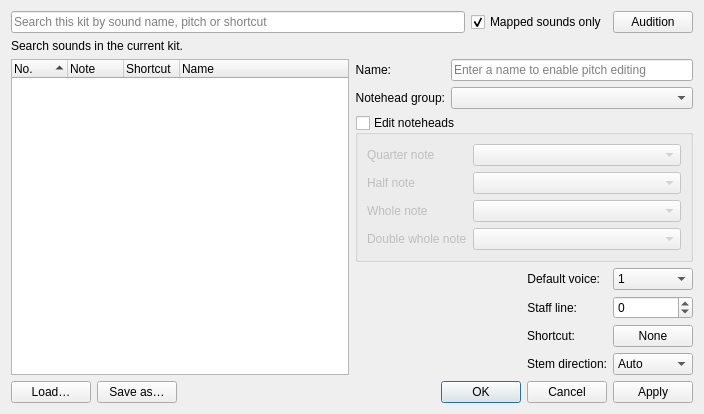
<?xml version="1.0" encoding="UTF-8"?>
<ui version="4.0">
 <class>CustomizeKitDialog</class>
 <widget class="QDialog" name="CustomizeKitDialog">
  <property name="geometry">
   <rect>
    <x>0</x>
    <y>0</y>
    <width>704</width>
    <height>396</height>
   </rect>
  </property>
  <property name="windowTitle">
   <string>Customize kit</string>
  </property>
  <layout class="QVBoxLayout" name="verticalLayout">
   <item>
    <layout class="QHBoxLayout" name="soundSearchRow">
     <item><widget class="QLineEdit" name="soundSearch"><property name="placeholderText"><string>Search this kit by sound name, pitch or shortcut</string></property><property name="clearButtonEnabled"><bool>true</bool></property><property name="accessibleName"><string>Search kit sounds</string></property></widget></item>
     <item><widget class="QCheckBox" name="mappedSoundsOnly"><property name="text"><string>Mapped sounds only</string></property><property name="checked"><bool>true</bool></property><property name="toolTip"><string>Turn off to inspect all 128 MIDI keys. Unmapped keys may be silent or unsupported by the current sound source.</string></property></widget></item>
     <item><widget class="QPushButton" name="auditionSoundButton"><property name="text"><string>Audition</string></property><property name="toolTip"><string>Preview the selected MIDI sound using this staff's current instrument. This does not change the score.</string></property></widget></item>
    </layout>
   </item>
   <item><widget class="QLabel" name="soundSearchStatus"><property name="text"><string>Search sounds in the current kit.</string></property><property name="wordWrap"><bool>true</bool></property></widget></item>
   <item>
    <layout class="QHBoxLayout" name="horizontalLayout_4">
     <item>
      <widget class="QTreeWidget" name="pitchList">
       <property name="minimumSize">
        <size>
         <width>250</width>
         <height>250</height>
        </size>
       </property>
       <property name="alternatingRowColors">
        <bool>true</bool>
       </property>
       <property name="indentation">
        <number>0</number>
       </property>
       <property name="rootIsDecorated">
        <bool>false</bool>
       </property>
       <property name="sortingEnabled">
        <bool>true</bool>
       </property>
       <property name="allColumnsShowFocus">
        <bool>true</bool>
       </property>
       <attribute name="headerDefaultSectionSize">
        <number>56</number>
       </attribute>
       <attribute name="headerMinimumSectionSize">
        <number>20</number>
       </attribute>
       <column>
        <property name="text">
         <string extracomment="Number">No.</string>
        </property>
       </column>
       <column>
        <property name="text">
         <string>Note</string>
        </property>
       </column>
       <column>
        <property name="text">
         <string>Shortcut</string>
        </property>
       </column>
       <column>
        <property name="text">
         <string>Name</string>
        </property>
       </column>
       <item>
        <property name="text">
         <string/>
        </property>
        <property name="text">
         <string/>
        </property>
        <property name="text">
         <string/>
        </property>
        <property name="text">
         <string/>
        </property>
       </item>
      </widget>
     </item>
     <item>
      <layout class="QFormLayout" name="formLayout_3">
       <item row="0" column="0">
        <widget class="QLabel" name="label">
         <property name="text">
          <string>Name:</string>
         </property>
         <property name="alignment">
          <set>Qt::AlignRight|Qt::AlignTrailing|Qt::AlignVCenter</set>
         </property>
         <property name="buddy">
          <cstring>name</cstring>
         </property>
        </widget>
       </item>
       <item row="0" column="1">
        <widget class="QLineEdit" name="name">
         <property name="placeholderText">
          <string>Enter a name to enable pitch editing</string>
         </property>
        </widget>
       </item>
       <item row="1" column="0">
        <widget class="QLabel" name="label_2">
         <property name="text">
          <string>Notehead group:</string>
         </property>
         <property name="alignment">
          <set>Qt::AlignRight|Qt::AlignTrailing|Qt::AlignVCenter</set>
         </property>
         <property name="buddy">
          <cstring>noteHead</cstring>
         </property>
        </widget>
       </item>
       <item row="1" column="1">
        <widget class="QComboBox" name="noteHead"/>
       </item>
       <item row="2" column="0" colspan="2">
        <widget class="QGroupBox" name="customGbox">
         <property name="title">
          <string>Edit noteheads</string>
         </property>
         <property name="checkable">
          <bool>true</bool>
         </property>
         <property name="checked">
          <bool>false</bool>
         </property>
         <layout class="QFormLayout" name="formLayout_2">
          <item row="0" column="0">
           <widget class="QLabel" name="quarterLbl">
            <property name="text">
             <string>Quarter note</string>
            </property>
            <property name="buddy">
             <cstring>quarterCmb</cstring>
            </property>
           </widget>
          </item>
          <item row="0" column="1">
           <widget class="QComboBox" name="quarterCmb"/>
          </item>
          <item row="1" column="0">
           <widget class="QLabel" name="halfLbl">
            <property name="text">
             <string>Half note</string>
            </property>
            <property name="buddy">
             <cstring>halfCmb</cstring>
            </property>
           </widget>
          </item>
          <item row="1" column="1">
           <widget class="QComboBox" name="halfCmb"/>
          </item>
          <item row="2" column="0">
           <widget class="QLabel" name="wholeLbl">
            <property name="text">
             <string>Whole note</string>
            </property>
            <property name="buddy">
             <cstring>wholeCmb</cstring>
            </property>
           </widget>
          </item>
          <item row="2" column="1">
           <widget class="QComboBox" name="wholeCmb"/>
          </item>
          <item row="3" column="0">
           <widget class="QLabel" name="doubleWholeLbl">
            <property name="text">
             <string>Double whole note</string>
            </property>
            <property name="buddy">
             <cstring>doubleWholeCmb</cstring>
            </property>
           </widget>
          </item>
          <item row="3" column="1">
           <widget class="QComboBox" name="doubleWholeCmb"/>
          </item>
         </layout>
        </widget>
       </item>
       <item row="3" column="0" colspan="2">
        <layout class="QHBoxLayout" name="horizontalLayout_2">
         <item>
          <spacer name="horizontalSpacer_3">
           <property name="orientation">
            <enum>Qt::Horizontal</enum>
           </property>
           <property name="sizeHint" stdset="0">
            <size>
             <width>0</width>
             <height>0</height>
            </size>
           </property>
          </spacer>
         </item>
         <item>
          <widget class="mu::palette::PaletteWidget" name="drumNote" native="true">
           <property name="sizePolicy">
            <sizepolicy hsizetype="Expanding" vsizetype="Expanding">
             <horstretch>0</horstretch>
             <verstretch>0</verstretch>
            </sizepolicy>
           </property>
           <property name="minimumSize">
            <size>
             <width>120</width>
             <height>0</height>
            </size>
           </property>
          </widget>
         </item>
         <item>
          <spacer name="horizontalSpacer_2">
           <property name="orientation">
            <enum>Qt::Horizontal</enum>
           </property>
           <property name="sizeHint" stdset="0">
            <size>
             <width>0</width>
             <height>0</height>
            </size>
           </property>
          </spacer>
         </item>
         <item>
          <layout class="QFormLayout" name="formLayout">
           <item row="0" column="0">
            <widget class="QLabel" name="label_5">
             <property name="text">
              <string>Default voice:</string>
             </property>
             <property name="alignment">
              <set>Qt::AlignRight|Qt::AlignTrailing|Qt::AlignVCenter</set>
             </property>
             <property name="buddy">
              <cstring>voice</cstring>
             </property>
            </widget>
           </item>
           <item row="0" column="1">
            <widget class="QComboBox" name="voice">
             <property name="minimumSize">
              <size>
               <width>50</width>
               <height>0</height>
              </size>
             </property>
             <item>
              <property name="text">
               <string>1</string>
              </property>
             </item>
             <item>
              <property name="text">
               <string>2</string>
              </property>
             </item>
             <item>
              <property name="text">
               <string>3</string>
              </property>
             </item>
             <item>
              <property name="text">
               <string>4</string>
              </property>
             </item>
            </widget>
           </item>
           <item row="1" column="0">
            <widget class="QLabel" name="label_3">
             <property name="text">
              <string>Staff line:</string>
             </property>
             <property name="alignment">
              <set>Qt::AlignRight|Qt::AlignTrailing|Qt::AlignVCenter</set>
             </property>
             <property name="buddy">
              <cstring>staffLine</cstring>
             </property>
            </widget>
           </item>
           <item row="1" column="1">
            <widget class="QSpinBox" name="staffLine">
             <property name="minimumSize">
              <size>
               <width>50</width>
               <height>0</height>
              </size>
             </property>
             <property name="minimum">
              <number>-12</number>
             </property>
            </widget>
           </item>
           <item row="2" column="0">
            <widget class="QLabel" name="label_6">
             <property name="text">
              <string>Shortcut:</string>
             </property>
             <property name="alignment">
              <set>Qt::AlignRight|Qt::AlignTrailing|Qt::AlignVCenter</set>
             </property>
            </widget>
           </item>
           <item row="3" column="0">
            <widget class="QLabel" name="label_4">
             <property name="text">
              <string>Stem direction:</string>
             </property>
             <property name="alignment">
              <set>Qt::AlignRight|Qt::AlignTrailing|Qt::AlignVCenter</set>
             </property>
             <property name="buddy">
              <cstring>stemDirection</cstring>
             </property>
            </widget>
           </item>
           <item row="3" column="1">
            <widget class="QComboBox" name="stemDirection">
             <property name="minimumSize">
              <size>
               <width>50</width>
               <height>0</height>
              </size>
             </property>
             <item>
              <property name="text">
               <string>Auto</string>
              </property>
             </item>
             <item>
              <property name="text">
               <string>Up</string>
              </property>
             </item>
             <item>
              <property name="text">
               <string>Down</string>
              </property>
             </item>
            </widget>
           </item>
           <item row="2" column="1">
            <widget class="QPushButton" name="shortcut">
             <property name="text">
              <string>None</string>
             </property>
            </widget>
           </item>
          </layout>
         </item>
        </layout>
       </item>
      </layout>
     </item>
    </layout>
   </item>
   <item>
    <layout class="QHBoxLayout" name="horizontalLayout">
     <item>
      <widget class="QPushButton" name="loadButton">
       <property name="text">
        <string>Load…</string>
       </property>
      </widget>
     </item>
     <item>
      <widget class="QPushButton" name="saveButton">
       <property name="text">
        <string>Save as…</string>
       </property>
      </widget>
     </item>
     <item>
      <spacer name="horizontalSpacer">
       <property name="orientation">
        <enum>Qt::Horizontal</enum>
       </property>
      </spacer>
     </item>
     <item>
      <widget class="QDialogButtonBox" name="buttonBox">
       <property name="orientation">
        <enum>Qt::Horizontal</enum>
       </property>
       <property name="standardButtons">
        <set>QDialogButtonBox::Apply|QDialogButtonBox::Cancel|QDialogButtonBox::Ok</set>
       </property>
      </widget>
     </item>
    </layout>
   </item>
  </layout>
 </widget>
 <customwidgets>
  <customwidget>
   <class>mu::palette::PaletteWidget</class>
   <extends>QWidget</extends>
   <header>palette/widgets/palettewidget.h</header>
   <container>1</container>
  </customwidget>
 </customwidgets>
 <tabstops>
  <tabstop>pitchList</tabstop>
  <tabstop>name</tabstop>
  <tabstop>noteHead</tabstop>
  <tabstop>customGbox</tabstop>
  <tabstop>quarterCmb</tabstop>
  <tabstop>halfCmb</tabstop>
  <tabstop>wholeCmb</tabstop>
  <tabstop>doubleWholeCmb</tabstop>
  <tabstop>voice</tabstop>
  <tabstop>staffLine</tabstop>
  <tabstop>shortcut</tabstop>
  <tabstop>stemDirection</tabstop>
  <tabstop>loadButton</tabstop>
  <tabstop>saveButton</tabstop>
 </tabstops>
 <resources/>
 <connections>
  <connection>
   <sender>buttonBox</sender>
   <signal>accepted()</signal>
   <receiver>CustomizeKitDialog</receiver>
   <slot>accept()</slot>
   <hints>
    <hint type="sourcelabel">
     <x>248</x>
     <y>254</y>
    </hint>
    <hint type="destinationlabel">
     <x>157</x>
     <y>274</y>
    </hint>
   </hints>
  </connection>
  <connection>
   <sender>buttonBox</sender>
   <signal>rejected()</signal>
   <receiver>CustomizeKitDialog</receiver>
   <slot>reject()</slot>
   <hints>
    <hint type="sourcelabel">
     <x>316</x>
     <y>260</y>
    </hint>
    <hint type="destinationlabel">
     <x>286</x>
     <y>274</y>
    </hint>
   </hints>
  </connection>
 </connections>
</ui>
